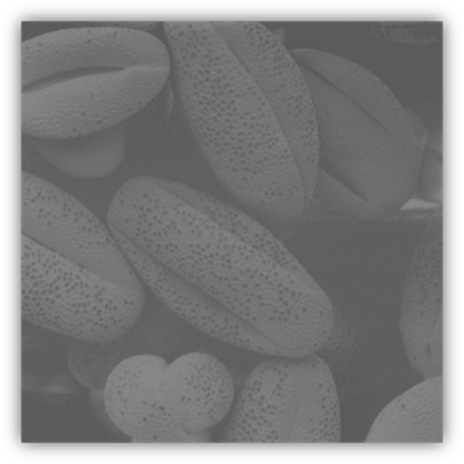
#> input picture IPLab/IP Lab assignment (6 aug 2019) (2)/grain.png, 464 x 464 px
$ python ConstantStreching.py
#> lines starting #> are read from the running program, lines starting #| are printed output that depends on the picture
import matplotlib
import matplotlib.pyplot as plt
import numpy as np
from PIL import Image

def strechFunc(x):
    if x >=0 and x<= 80:
        return int(x/2)
    if x > 80 and x <= 160:
        return int((5 * (x - 80)) / 2) + 40
    if x > 160 and x <= 255:
        return int((55*(x - 160))/95) + 200

img = Image.open('grain.png').convert('L')
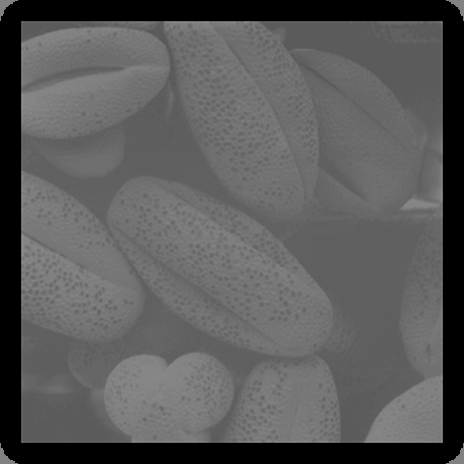
#> img: PIL image 464x464 L; min 0, max 147, mean 89.9
arr = np.array(img, dtype = np.uint8)

r,c = arr.shape
#> r = 464; c = 464
for i in range(r):
    for j in range(c):
        arr[i,j] = strechFunc(arr[i,j])
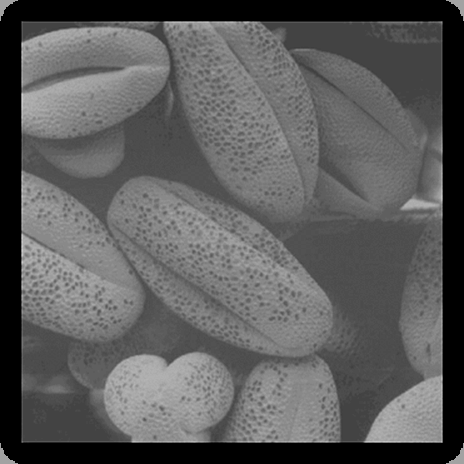
#> arr: shape (464, 464); min 0, max 207, mean 91.7

hist = np.zeros((256), dtype = np.int32)
#> hist = 256 values from 0 to 0
for i in range(r):
    for j in range(c):
        hist[arr[i,j]] += 1
#> after the loop, hist = 256 values, max 35253 at index 0, min 0 at index 3, mean 841

ConstantStreching = Image.fromarray(arr)
ConstantStreching.save('EnhancedGrain.png')

plt.figure('barChart')
plt.bar(range(256), hist)
plt.figure('Constant streching')
plt.imshow(arr, cmap= 'gray')
plt.show()
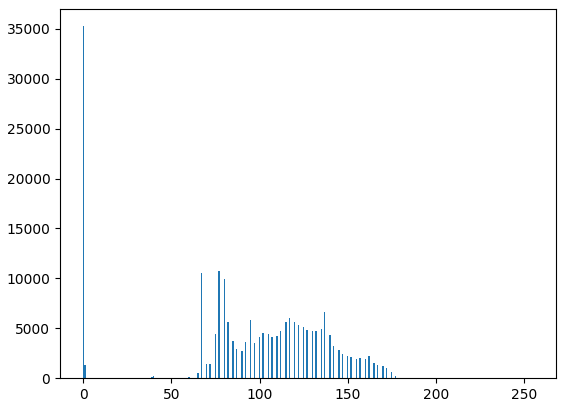
#> figure drawn by matplotlib, 1 panel; tallest bar 35253 high, from x = -0.4 to 0.4
